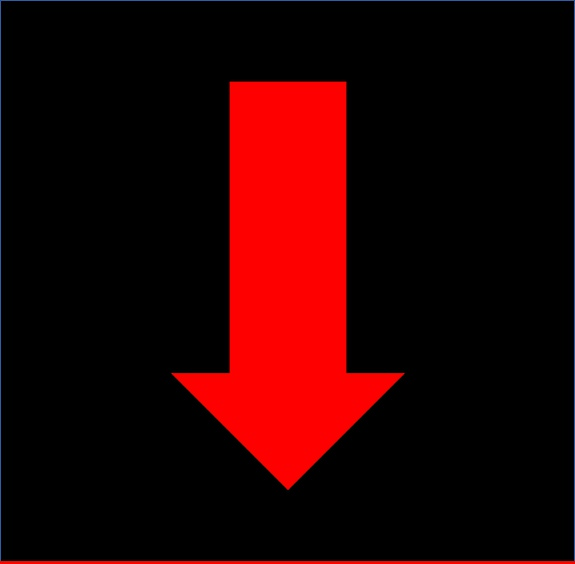
#> input picture data/img/houghlines3.jpg, 575 x 564 px, given in place of the camera
$ python cvdecter.py
#> lines starting #> are read from the running program, lines starting #| are printed output that depends on the picture; after the words box and inside, x2 and y2 are one past the last pixel; in counts of white or black regions, pixels touching at a corner belong together
# -*- coding: utf-8 -*-
import numpy as np
import cv2
import time
from matplotlib import pyplot as plt
class raspdec:
    def dect(self):

        lower_red = np.array([0, 0, 0])
        upper_red = np.array([0, 255, 255])
        cap = cv2.VideoCapture(0)
        while 1:
            ret, frame = cap.read()
#> frame is the input picture: shape (564, 575, 3); mean B, G, R 1.1, 0.7, 39
            mask = cv2.inRange(frame, lower_red, upper_red)
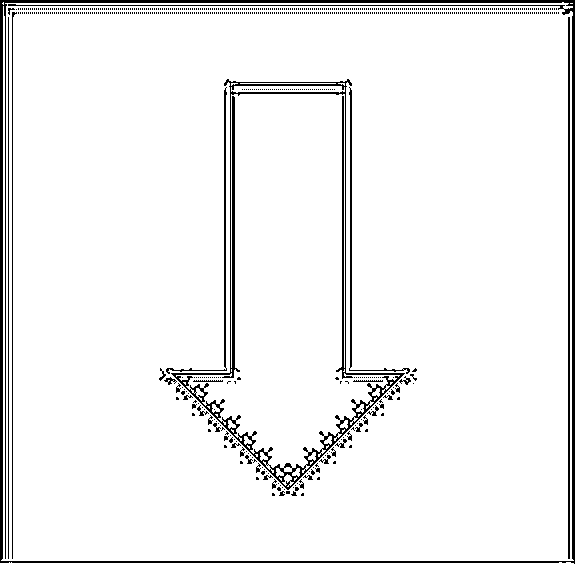
#> mask: shape (564, 575); 94.3% white; 750 black regions (715 under 20 px), largest, box (x1, y1, x2, y2) and area: (0, 0, 575, 564) 7397, (171, 79, 405, 490) 4968, (568, 17, 570, 559) 1084
            res = cv2.bitwise_and(frame, frame, mask=mask)
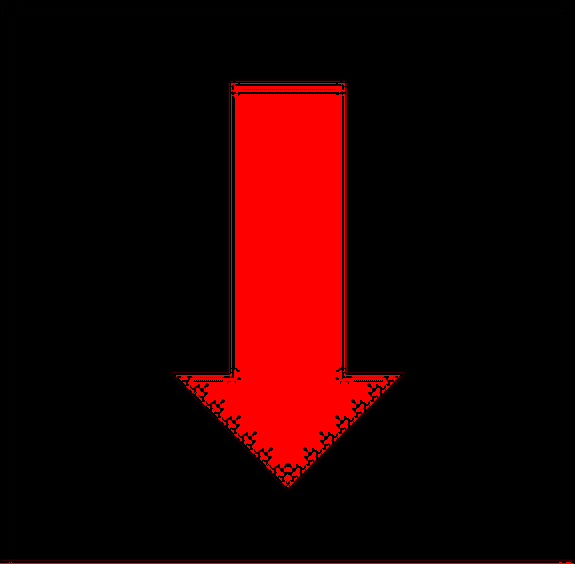
#> res: shape (564, 575, 3); mean B, G, R 0, 0, 34.2
            ret,binary = cv2.threshold(res, 127, 255, cv2.THRESH_BINARY)
            count=0
            upper=[]
            width=len(binary[0])
#> width = 575
            hight=len(binary)
#> hight = 564
            for x in range(hight):
                for k in range(width):
                    if any(binary[x][k]):
                        count=1
                if count!=0:
                    upper=[x,k]
                    break
            squre=[]
            count=0
            for x in range(width):
                for k in range(hight):
                    if any(binary[k][x]):
                        count+=1
                if count!=0:
                    squre.append(count)
                count=0
            sum_left=0
            sum_right=0
            for x in range(int(len(squre)/2)):
                sum_left+=squre[x]
#> after the loop, sum_left = 20993
            for y in range(int(len(squre)/2)):
                sum_right+=squre[int(len(squre)/2)+y]
#> after the loop, sum_right = 22033
            if sum_left>sum_right:
                print("right")
                # return 1
            else:
                print("left")
                # return 0
            time.sleep(1)
if __name__=="__main__":
    a=raspdec()
    print(a.dect())

$ run again, on data/img/dec2.png
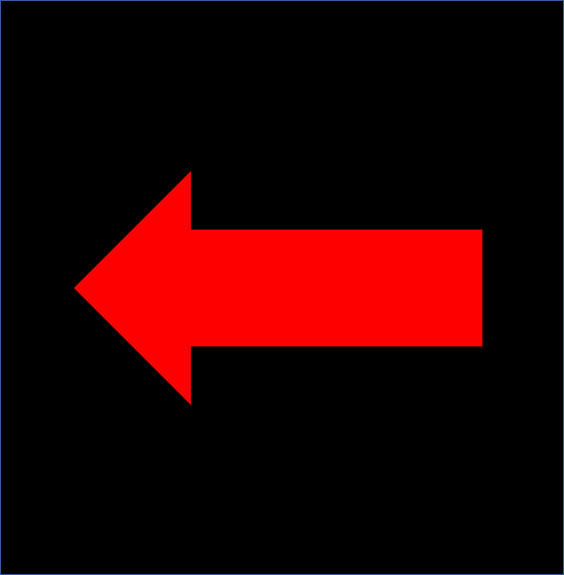
#> input picture data/img/dec2.png, 564 x 575 px, given in place of the camera
#> in dect, frame is the input picture: shape (575, 564, 3); mean B, G, R 1.1, 0.6, 37.9
#> in dect, `mask = cv2.inRange(frame, lower_red, upper_red)`:
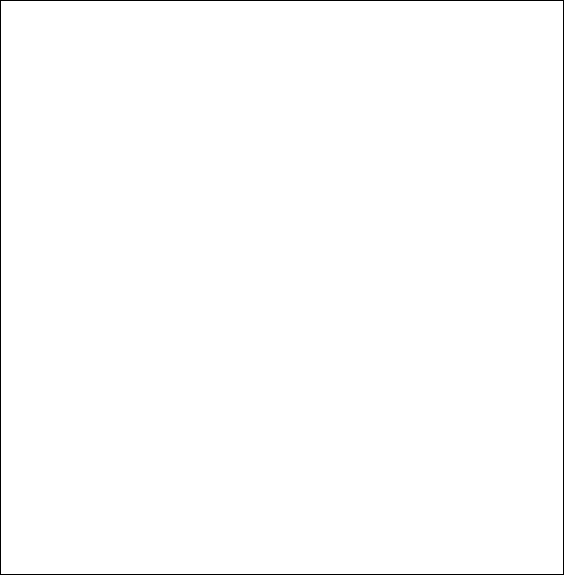
#> mask: shape (575, 564); 99.3% white; black in thin lines or dots
#> in dect, `ret,binary = cv2.threshold(res, 127, 255, cv2.THRESH_BINARY)`:
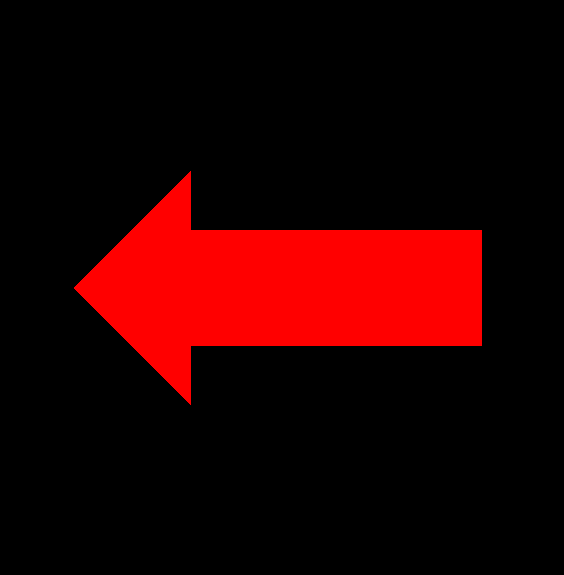
#> binary: shape (575, 564, 3); mean B, G, R 0, 0, 37.4
#> width = 564
#> hight = 575
